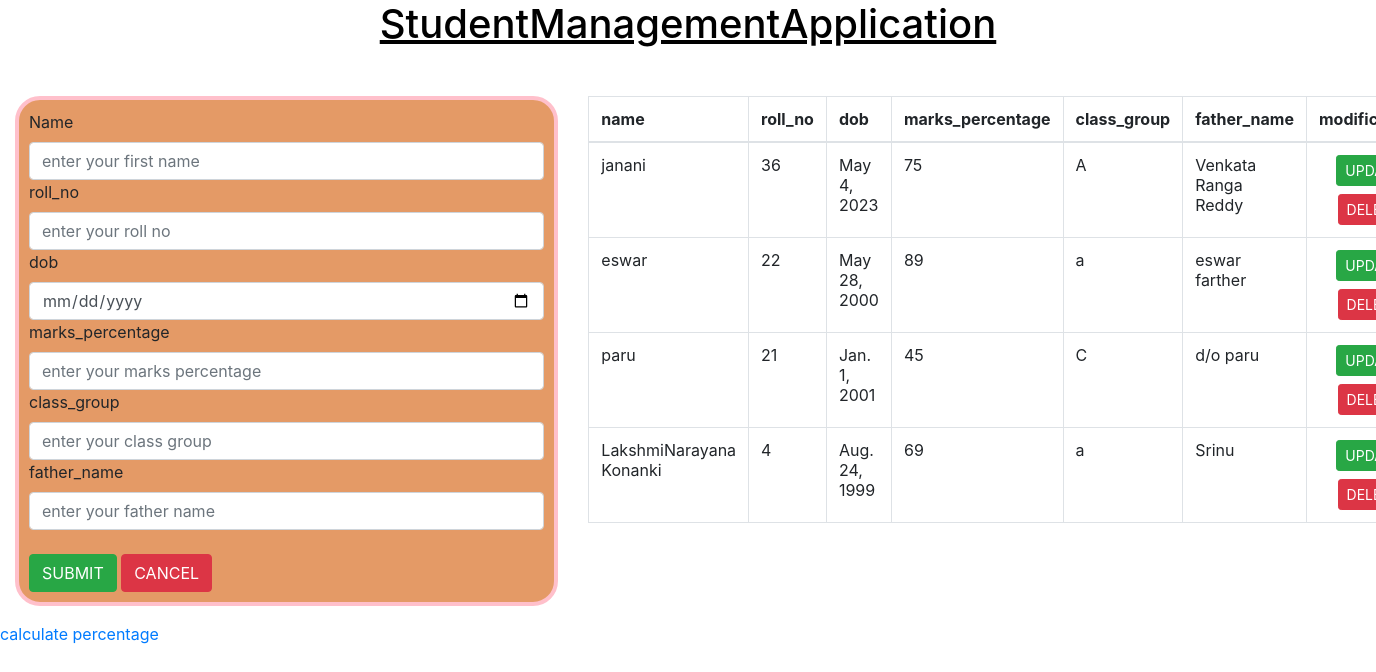
The page / on the database its author committed.
### studentmanagementapplicationapp/models.py (models this page shows)
class student(models.Model):
    Name=models.CharField(max_length=100)
    roll_no=models.IntegerField()
    dob=models.DateField()
    marks_percentage=models.IntegerField()
    class_group=models.CharField(max_length=100)
    father_name=models.CharField(max_length=100)

### studentmanagementapplicationapp/views.py (the view, shortened to what this page needs)
# urls.py: path('',views.form_data,name='form_data'),
def form_data(request):
    data=student.objects.all()
    if request.method=='GET':
        return render(request,'form.html',{'data':data})

### templates/form.html (shortened to what this page needs)
<head>
  {% include 'cdnlines.html' %}
</head>
<body>
  <h1>StudentManagementApplication</h1>
  <div class="container-fluid mt-5 ">
    <div class="row">
      <div class=" col-md-5">
        <form class=""  method="POST">
          <label>Name</label>
          <input type="text" name="name" class='form-control' placeholder="enter your first name">
          <label>roll_no</label>
          <input type="number" name="rollno" class='form-control' placeholder="enter your roll no">
          <label>dob</label>
          <input type="date" name="dob" class='form-control' placeholder="enter your dob">
          <label>marks_percentage</label>
          <input type="text" name="mpercentage" class='form-control' placeholder="enter your marks percentage">
          <label>class_group</label>
          <input type="text" name="cgroup" class='form-control' placeholder="enter your class group">
          <label>father_name</label>
          <input type="text" name="fname"class='form-control' placeholder="enter your father name">
          <div>
            <input type="submit"  value="SUBMIT" class='btn-success btn-md btn mt-4'>
            <input type="reset"  value="CANCEL" class='btn-danger btn-md btn mt-4'>
          </div>
        </form>
      </div>
      <div class=" col-md-6">
        {% if data %}
        <table class='table table-bordered table-hover'>
          <thead>
            <tr>
              <th>name</th>
              <th>roll_no</th>
              <th>dob</th>
              <th>marks_percentage</th>
              <th>class_group</th>
              <th>father_name</th>
              <th>    modifications</th>
            </tr>
          </thead>
          <tbody>
              {% for i in data %}
            <tr>
              <td>{{ i.Name }}</td>
              <td>{{ i.roll_no }}</td>
              <td>{{ i.dob }}</td>
              <td>{{ i.marks_percentage }}</td>
              <td>{{ i.class_group }}</td>
              <td>{{ i.father_name }}</td>
              <td>
              <center>
               <a href="" class="btn btn-success btn-sm" id="b">UPDATE</a>
               <a href="" class="btn btn-danger mt-2 btn-sm" id="b">DELETE</a>
              </center>
              </td>
              {% endfor %}
            </tr>
          </tbody>
        </table>
        {% else %}
        <h3>no data avilable</h3>
        {% endif %}
      </div>
    </div>
  </div>
  <div>
   <a href="{% url 'cal' %}">calculate percentage</a>
  </div>
</body>

### templates/cdnlines.html (shortened to what this page needs)
<link rel="stylesheet" href="https://cdn.jsdelivr.net/npm/bootstrap@4.6.2/dist/css/bootstrap.min.css">

### templates/form.html (style rules this page uses)
form { border:4px solid pink; padding:10px; border-radius:25px; align-content:center; background-color: rgb(228, 154, 102); }
h1 { text-align: center; text-decoration: underline; color: black; }

### rows shown on the page
student: Name "janani", roll_no "36", dob "May 4, 2023", marks_percentage "75", class_group "A", father_name "Venkata Ranga Reddy"
student: Name "eswar", roll_no "22", dob "May 28, 2000", marks_percentage "89", class_group "a", father_name "eswar farther"
student: Name "paru", roll_no "21", dob "Jan. 1, 2001", marks_percentage "45", class_group "C", father_name "d/o paru"
student: Name "LakshmiNarayana Konanki", roll_no "4", dob "Aug. 24, 1999", marks_percentage "69", class_group "a", father_name "Srinu"
